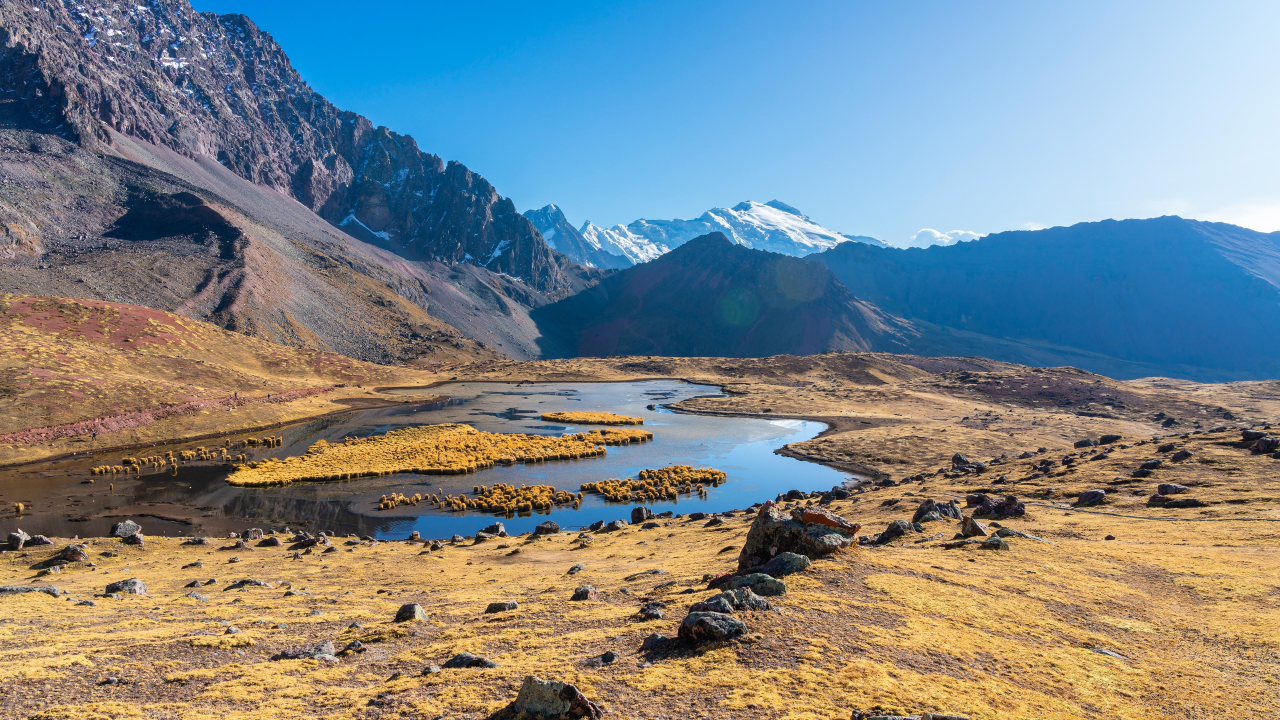
#> input picture Pictures/mountain.jpg, 3840 x 2160 px (shown at 1/3 size)
$ python 'image transformation.py'
#> lines starting #> are read from the running program, lines starting #| are printed output that depends on the picture
import cv2 as cv
import numpy as np

img=cv.imread("Pictures/mountain.jpg")
#> img is the input picture: shape (2160, 3840, 3); mean B, G, R 137, 135, 125.8
cv.imshow('mountain',img)
cv.waitKey(0)

#TRANSLATION
def translate(img, x, y):#x and y stand for the no of pixels you want to shift
#> called with x = 100, y = 100
    transMat=np.float32([[1,0,x],[0,1,y]])#new_x = 1*px + 0*py + x LOGIC FOR REMEBERING THE MATRIX
    dimensions=(img.shape[1],img.shape[0])#new_y = 0*px + 1*py + y
#> dimensions = (3840, 2160)
    return cv.warpAffine(img,transMat,dimensions)
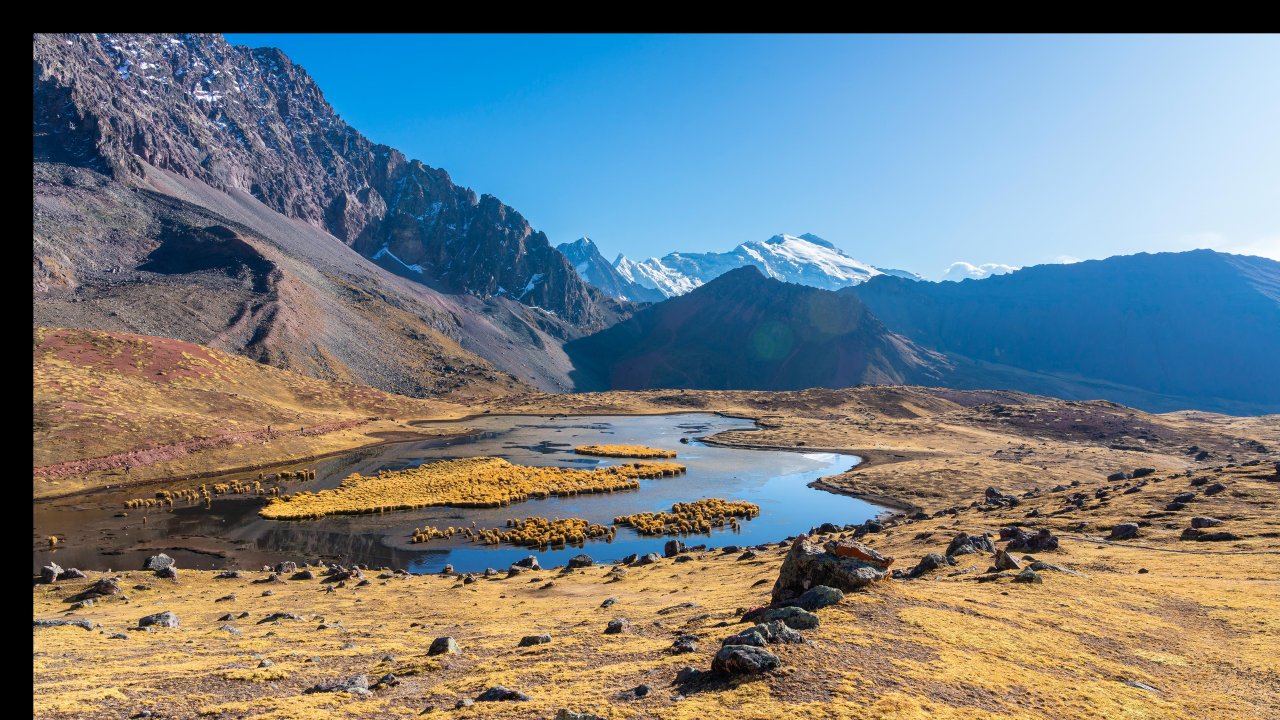
#> returned value: shape (2160, 3840, 3) (shown at 1/3 size); mean of channels 0, 1, 2 128.6, 124.4, 113.5; drawn as B, G, R
#TO REMEBER
#-X = LEFT
#-Y = UP
#X = RIGHT
#Y = DOWN

translated=translate(img,100,100)
cv.imshow('Translated',translated)

#ROTATION
def rotate(img,angle,rotPoint=None):#You can rotate img abt any point
#> called with angle = 45
    (height,width)=img.shape[:2]
#> height = 2160; width = 3840

    if rotPoint is None:
        rotPoint=(width//2,height//2)
#> rotPoint = (1920, 1080)

    rotMat=cv.getRotationMatrix2D(rotPoint,angle,1.0)
    dimensions=(width,height)
#> dimensions = (3840, 2160)

    return cv.warpAffine(img,rotMat,dimensions)
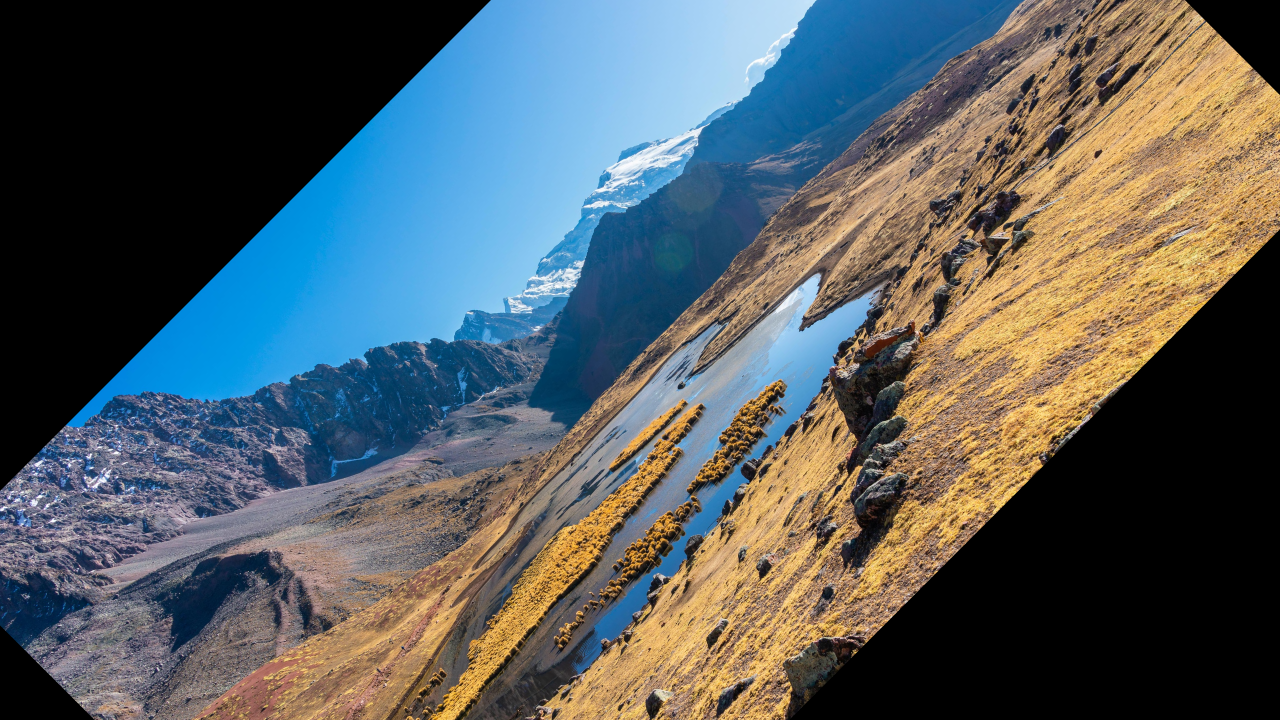
#> returned value: shape (2160, 3840, 3) (shown at 1/3 size); mean of channels 0, 1, 2 95.1, 93, 84.9; drawn as B, G, R

rotated=rotate(img,45)#+45 is counter clockwise -45 is clockwise
cv.imshow('Rotated',rotated)

#RESIZING
resized=cv.resize(img,(500,500),interpolation=cv.INTER_CUBIC)
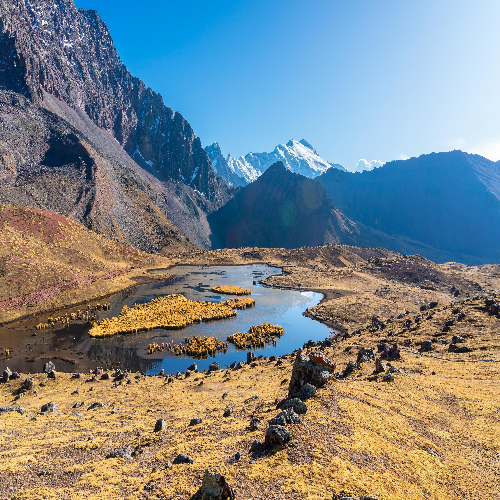
#> resized: shape (500, 500, 3); mean B, G, R 137, 135, 125.8
cv.imshow('Resized',resized)

#FLIP
flip=cv.flip(img,0)
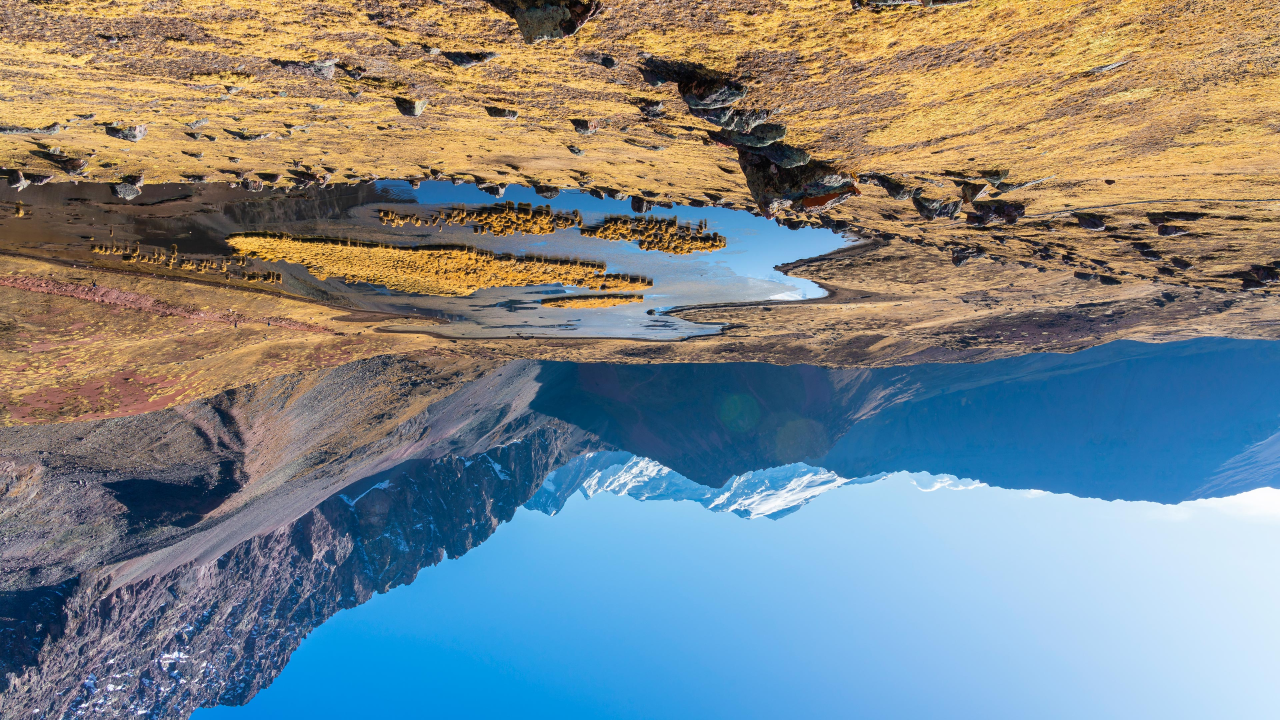
#> flip: shape (2160, 3840, 3) (shown at 1/3 size); mean B, G, R 137, 135, 125.8
cv.imshow('Flipped',flip)
'''the second argument is flip code
0=flip it vertically that is over the x axis
1=flip it horizontally that is over the y axis
-1=flipping the img vertically and horizontally'''

$ run again, with Pictures/unique.jpg copied over Pictures/mountain.jpg
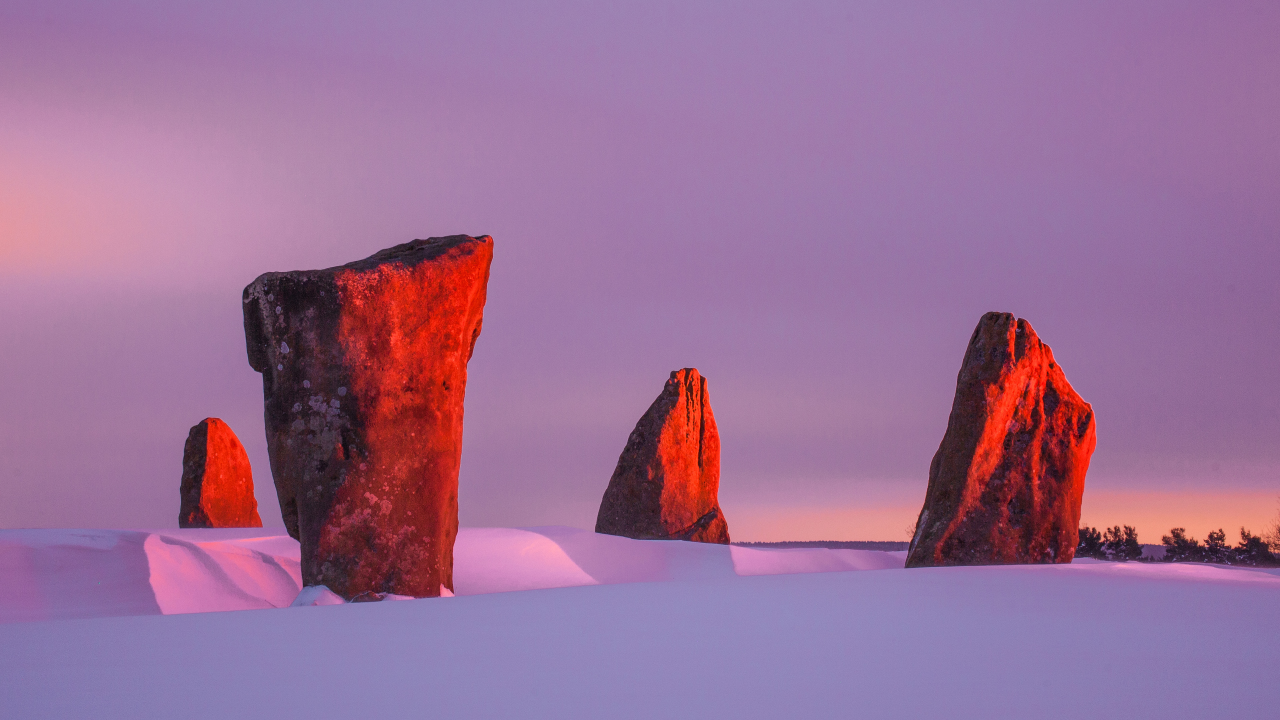
#> input picture Pictures/unique.jpg, 3840 x 2160 px (shown at 1/3 size)
#> img is the input picture: shape (2160, 3840, 3); mean B, G, R 151, 111.5, 154.7
#> `resized=cv.resize(img,(500,500),interpolation=cv.INTER_CUBIC)`:
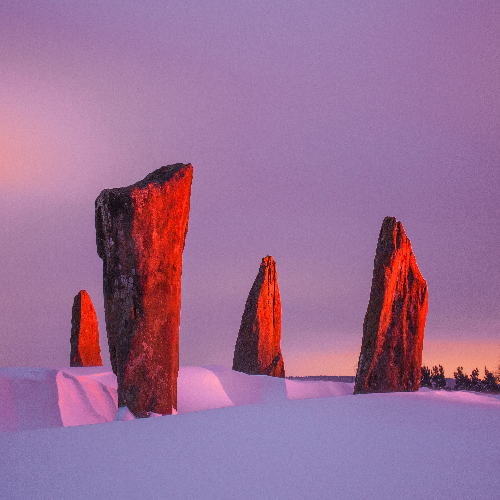
#> resized: shape (500, 500, 3); mean B, G, R 151.1, 111.5, 154.7
#> `flip=cv.flip(img,0)`:
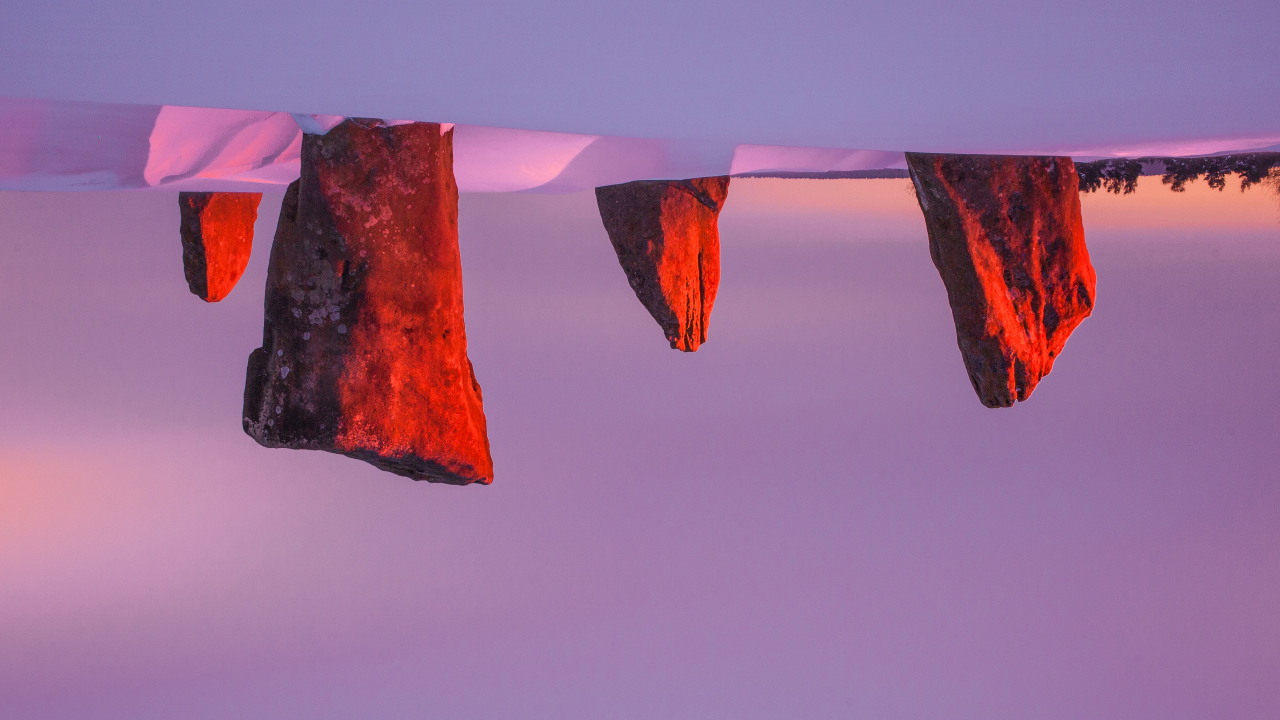
#> flip: shape (2160, 3840, 3) (shown at 1/3 size); mean B, G, R 151, 111.5, 154.7
